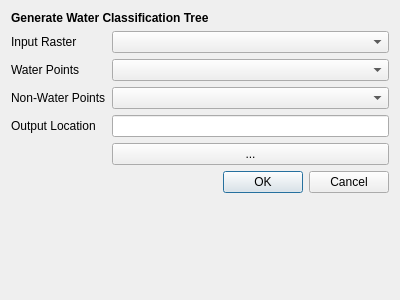
<?xml version="1.0" encoding="UTF-8"?>
<ui version="4.0">
 <class>qRiversDialogBase</class>
 <widget class="QDialog" name="qRiversDialogBase">
  <property name="geometry">
   <rect>
    <x>0</x>
    <y>0</y>
    <width>400</width>
    <height>300</height>
   </rect>
  </property>
  <property name="windowTitle">
   <string>qRivers</string>
  </property>
  <layout class="QFormLayout" name="formLayout">
   <item row="0" column="0" colspan="2">
    <widget class="QLabel" name="label_3">
     <property name="font">
      <font>
       <weight>75</weight>
       <bold>true</bold>
      </font>
     </property>
     <property name="text">
      <string>Generate Water Classification Tree</string>
     </property>
    </widget>
   </item>
   <item row="1" column="0">
    <widget class="QLabel" name="label">
     <property name="text">
      <string>Input Raster</string>
     </property>
    </widget>
   </item>
   <item row="1" column="1">
    <widget class="QComboBox" name="InputRaster"/>
   </item>
   <item row="2" column="1">
    <widget class="QComboBox" name="WaterPoints"/>
   </item>
   <item row="4" column="0">
    <widget class="QLabel" name="label_2">
     <property name="text">
      <string>Output Location</string>
     </property>
    </widget>
   </item>
   <item row="4" column="1">
    <widget class="QLineEdit" name="OutputFile"/>
   </item>
   <item row="5" column="1">
    <widget class="QPushButton" name="Browse">
     <property name="text">
      <string>...</string>
     </property>
    </widget>
   </item>
   <item row="8" column="1">
    <widget class="QDialogButtonBox" name="button_box">
     <property name="orientation">
      <enum>Qt::Horizontal</enum>
     </property>
     <property name="standardButtons">
      <set>QDialogButtonBox::Cancel|QDialogButtonBox::Ok</set>
     </property>
    </widget>
   </item>
   <item row="2" column="0">
    <widget class="QLabel" name="label_4">
     <property name="text">
      <string>Water Points</string>
     </property>
    </widget>
   </item>
   <item row="3" column="1">
    <widget class="QComboBox" name="LandPoints"/>
   </item>
   <item row="3" column="0">
    <widget class="QLabel" name="label_5">
     <property name="text">
      <string>Non-Water Points</string>
     </property>
    </widget>
   </item>
  </layout>
 </widget>
 <resources/>
 <connections>
  <connection>
   <sender>button_box</sender>
   <signal>accepted()</signal>
   <receiver>qRiversDialogBase</receiver>
   <slot>accept()</slot>
   <hints>
    <hint type="sourcelabel">
     <x>20</x>
     <y>20</y>
    </hint>
    <hint type="destinationlabel">
     <x>20</x>
     <y>20</y>
    </hint>
   </hints>
  </connection>
  <connection>
   <sender>button_box</sender>
   <signal>rejected()</signal>
   <receiver>qRiversDialogBase</receiver>
   <slot>reject()</slot>
   <hints>
    <hint type="sourcelabel">
     <x>20</x>
     <y>20</y>
    </hint>
    <hint type="destinationlabel">
     <x>20</x>
     <y>20</y>
    </hint>
   </hints>
  </connection>
 </connections>
</ui>
